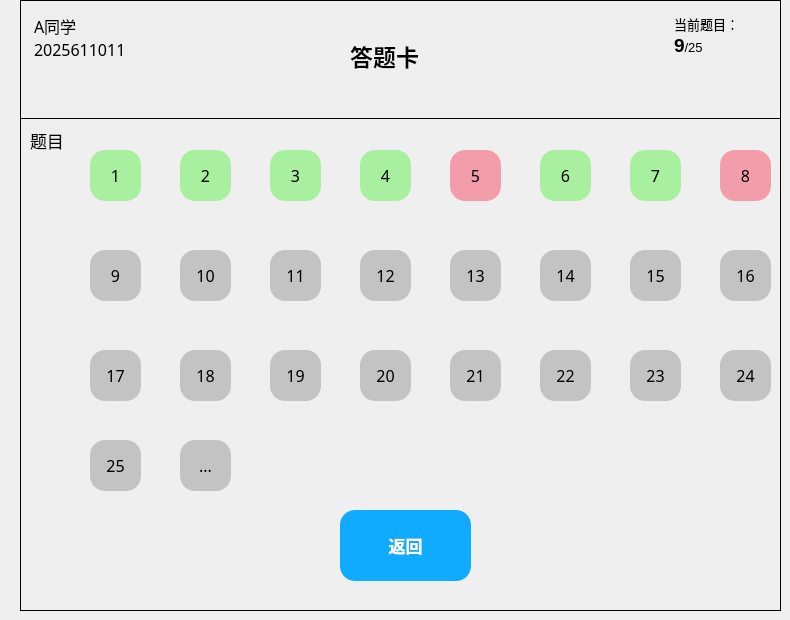
     <widget class="QWidget" name="page_10">
      <widget class="QFrame" name="frame_2">
       <property name="geometry">
        <rect>
         <x>20</x>
         <y>0</y>
         <width>761</width>
         <height>611</height>
        </rect>
       </property>
       <property name="sizePolicy">
        <sizepolicy hsizetype="Expanding" vsizetype="Expanding">
         <horstretch>0</horstretch>
         <verstretch>0</verstretch>
        </sizepolicy>
       </property>
       <property name="cursor">
        <cursorShape>ArrowCursor</cursorShape>
       </property>
       <property name="layoutDirection">
        <enum>Qt::LeftToRight</enum>
       </property>
       <property name="styleSheet">
        <string notr="true"/>
       </property>
       <property name="frameShape">
        <enum>QFrame::Panel</enum>
       </property>
       <property name="frameShadow">
        <enum>QFrame::Plain</enum>
       </property>
       <widget class="Line" name="line_2">
        <property name="geometry">
         <rect>
          <x>0</x>
          <y>110</y>
          <width>801</width>
          <height>16</height>
         </rect>
        </property>
        <property name="font">
         <font>
          <pointsize>4</pointsize>
         </font>
        </property>
        <property name="frameShadow">
         <enum>QFrame::Plain</enum>
        </property>
        <property name="orientation">
         <enum>Qt::Horizontal</enum>
        </property>
       </widget>
       <widget class="QTextBrowser" name="text_info_2">
        <property name="geometry">
         <rect>
          <x>10</x>
          <y>10</y>
          <width>171</width>
          <height>61</height>
         </rect>
        </property>
        <property name="font">
         <font>
          <family>微软雅黑</family>
          <pointsize>11</pointsize>
         </font>
        </property>
        <property name="styleSheet">
         <string notr="true">background-color: rgb(238, 238, 238);</string>
        </property>
        <property name="frameShape">
         <enum>QFrame::NoFrame</enum>
        </property>
        <property name="html">
         <string>&lt;!DOCTYPE HTML PUBLIC &quot;-//W3C//DTD HTML 4.0//EN&quot; &quot;http://www.w3.org/TR/REC-html40/strict.dtd&quot;&gt;
&lt;html&gt;&lt;head&gt;&lt;meta name=&quot;qrichtext&quot; content=&quot;1&quot; /&gt;&lt;meta charset=&quot;utf-8&quot; /&gt;&lt;style type=&quot;text/css&quot;&gt;
p, li { white-space: pre-wrap; }
hr { height: 1px; border-width: 0; }
li.unchecked::marker { content: &quot;\2610&quot;; }
li.checked::marker { content: &quot;\2612&quot;; }
&lt;/style&gt;&lt;/head&gt;&lt;body style=&quot; font-family:'微软雅黑'; font-size:11pt; font-weight:400; font-style:normal;&quot;&gt;
&lt;p style=&quot; margin-top:0px; margin-bottom:0px; margin-left:0px; margin-right:0px; -qt-block-indent:0; text-indent:0px;&quot;&gt;&lt;span style=&quot; font-family:'SimSun'; font-size:12pt;&quot;&gt;A同学&lt;/span&gt;&lt;/p&gt;
&lt;p style=&quot; margin-top:0px; margin-bottom:0px; margin-left:0px; margin-right:0px; -qt-block-indent:0; text-indent:0px;&quot;&gt;&lt;span style=&quot; font-family:'SimSun'; font-size:12pt;&quot;&gt;2025611011&lt;/span&gt;&lt;/p&gt;&lt;/body&gt;&lt;/html&gt;</string>
        </property>
       </widget>
       <widget class="QTextBrowser" name="exercise_current_2">
        <property name="geometry">
         <rect>
          <x>650</x>
          <y>10</y>
          <width>101</width>
          <height>81</height>
         </rect>
        </property>
        <property name="font">
         <font>
          <pointsize>9</pointsize>
         </font>
        </property>
        <property name="styleSheet">
         <string notr="true">background-color: rgb(238, 238, 238);</string>
        </property>
        <property name="frameShape">
         <enum>QFrame::NoFrame</enum>
        </property>
        <property name="html">
         <string>&lt;!DOCTYPE HTML PUBLIC &quot;-//W3C//DTD HTML 4.0//EN&quot; &quot;http://www.w3.org/TR/REC-html40/strict.dtd&quot;&gt;
&lt;html&gt;&lt;head&gt;&lt;meta name=&quot;qrichtext&quot; content=&quot;1&quot; /&gt;&lt;meta charset=&quot;utf-8&quot; /&gt;&lt;style type=&quot;text/css&quot;&gt;
p, li { white-space: pre-wrap; }
hr { height: 1px; border-width: 0; }
li.unchecked::marker { content: &quot;\2610&quot;; }
li.checked::marker { content: &quot;\2612&quot;; }
&lt;/style&gt;&lt;/head&gt;&lt;body style=&quot; font-family:'Microsoft YaHei UI'; font-size:9pt; font-weight:400; font-style:normal;&quot;&gt;
&lt;p style=&quot; margin-top:0px; margin-bottom:0px; margin-left:0px; margin-right:0px; -qt-block-indent:0; text-indent:0px;&quot;&gt;&lt;span style=&quot; font-family:'SimSun'; font-size:10pt;&quot;&gt;当前题目：&lt;/span&gt;&lt;/p&gt;
&lt;p style=&quot; margin-top:0px; margin-bottom:0px; margin-left:0px; margin-right:0px; -qt-block-indent:0; text-indent:0px;&quot;&gt;&lt;span style=&quot; font-family:'SimSun'; font-size:14pt; font-weight:600;&quot;&gt;9&lt;/span&gt;&lt;span style=&quot; font-family:'SimSun'; font-size:10pt;&quot;&gt;/25&lt;/span&gt;&lt;/p&gt;
&lt;p style=&quot;-qt-paragraph-type:empty; margin-top:0px; margin-bottom:0px; margin-left:0px; margin-right:0px; -qt-block-indent:0; text-indent:0px; font-family:'SimSun';&quot;&gt;&lt;br /&gt;&lt;/p&gt;&lt;/body&gt;&lt;/html&gt;</string>
        </property>
       </widget>
       <widget class="QPushButton" name="exercise_Q1_2">
        <property name="geometry">
         <rect>
          <x>70</x>
          <y>150</y>
          <width>51</width>
          <height>51</height>
         </rect>
        </property>
        <property name="font">
         <font>
          <family>微软雅黑</family>
          <pointsize>12</pointsize>
         </font>
        </property>
        <property name="styleSheet">
         <string notr="true">QPushButton{
background-color: rgb(168, 239, 160);
border-radius:15px
}
QPushButton:hover{
	background-color: rgb(217, 217, 217);
	border-radius:15px
}
QPushButton:pressed{
	padding-left:5px;
	padding-top:5px;
}</string>
        </property>
        <property name="text">
         <string>1</string>
        </property>
       </widget>
       <widget class="QLabel" name="label_title_2">
        <property name="geometry">
         <rect>
          <x>10</x>
          <y>120</y>
          <width>41</width>
          <height>41</height>
         </rect>
        </property>
        <property name="font">
         <font>
          <family>微软雅黑</family>
          <pointsize>13</pointsize>
         </font>
        </property>
        <property name="styleSheet">
         <string notr="true">border-bottom-left-radius:15px

</string>
        </property>
        <property name="frameShape">
         <enum>QFrame::WinPanel</enum>
        </property>
        <property name="frameShadow">
         <enum>QFrame::Sunken</enum>
        </property>
        <property name="text">
         <string>题目</string>
        </property>
       </widget>
       <widget class="QPushButton" name="exercise_Q2_2">
        <property name="geometry">
         <rect>
          <x>160</x>
          <y>150</y>
          <width>51</width>
          <height>51</height>
         </rect>
        </property>
        <property name="font">
         <font>
          <family>微软雅黑</family>
          <pointsize>12</pointsize>
         </font>
        </property>
        <property name="styleSheet">
         <string notr="true">QPushButton{
background-color: rgb(168, 239, 160);
border-radius:15px
}
QPushButton:hover{
	background-color: rgb(217, 217, 217);
	border-radius:15px
}
QPushButton:pressed{
	padding-left:5px;
	padding-top:5px;
}</string>
        </property>
        <property name="text">
         <string>2</string>
        </property>
       </widget>
       <widget class="QPushButton" name="exercise_Q5_2">
        <property name="geometry">
         <rect>
          <x>430</x>
          <y>150</y>
          <width>51</width>
          <height>51</height>
         </rect>
        </property>
        <property name="font">
         <font>
          <family>微软雅黑</family>
          <pointsize>12</pointsize>
         </font>
        </property>
        <property name="styleSheet">
         <string notr="true">QPushButton{
border-radius:15px;
background-color: rgb(244, 157, 170);
}
QPushButton:hover{
	background-color: rgb(217, 217, 217);
	border-radius:15px
}
QPushButton:pressed{
	padding-left:5px;
	padding-top:5px;
}</string>
        </property>
        <property name="text">
         <string>5</string>
        </property>
       </widget>
       <widget class="QPushButton" name="exercise_Q4_2">
        <property name="geometry">
         <rect>
          <x>340</x>
          <y>150</y>
          <width>51</width>
          <height>51</height>
         </rect>
        </property>
        <property name="font">
         <font>
          <family>微软雅黑</family>
          <pointsize>12</pointsize>
         </font>
        </property>
        <property name="styleSheet">
         <string notr="true">QPushButton{
background-color: rgb(168, 239, 160);
border-radius:15px
}
QPushButton:hover{
	background-color: rgb(217, 217, 217);
	border-radius:15px
}
QPushButton:pressed{
	padding-left:5px;
	padding-top:5px;
}</string>
        </property>
        <property name="text">
         <string>4</string>
        </property>
       </widget>
       <widget class="QPushButton" name="exercise_Q3_2">
        <property name="geometry">
         <rect>
          <x>250</x>
          <y>150</y>
          <width>51</width>
          <height>51</height>
         </rect>
        </property>
        <property name="font">
         <font>
          <family>微软雅黑</family>
          <pointsize>12</pointsize>
         </font>
        </property>
        <property name="styleSheet">
         <string notr="true">QPushButton{
background-color: rgb(168, 239, 160);
border-radius:15px
}
QPushButton:hover{
	background-color: rgb(217, 217, 217);
	border-radius:15px
}
QPushButton:pressed{
	padding-left:5px;
	padding-top:5px;
}</string>
        </property>
        <property name="text">
         <string>3</string>
        </property>
       </widget>
       <widget class="QPushButton" name="exercise_Q7_2">
        <property name="geometry">
         <rect>
          <x>610</x>
          <y>150</y>
          <width>51</width>
          <height>51</height>
         </rect>
        </property>
        <property name="font">
         <font>
          <family>微软雅黑</family>
          <pointsize>12</pointsize>
         </font>
        </property>
        <property name="styleSheet">
         <string notr="true">QPushButton{
background-color: rgb(168, 239, 160);
border-radius:15px
}
QPushButton:hover{
	background-color: rgb(217, 217, 217);
	border-radius:15px
}
QPushButton:pressed{
	padding-left:5px;
	padding-top:5px;
}</string>
        </property>
        <property name="text">
         <string>7</string>
        </property>
       </widget>
       <widget class="QPushButton" name="exercise_Q10_2">
        <property name="geometry">
         <rect>
          <x>160</x>
          <y>250</y>
          <width>51</width>
          <height>51</height>
         </rect>
        </property>
        <property name="font">
         <font>
          <family>微软雅黑</family>
          <pointsize>12</pointsize>
         </font>
        </property>
        <property name="styleSheet">
         <string notr="true">QPushButton{
background-color: rgb(195, 195, 195);
border-radius:15px}
QPushButton:pressed{
	padding-left:5px;
	padding-top:5px;
}
QPushButton:hover{
	background-color: rgb(217, 217, 217);
	border-radius:15px
}</string>
        </property>
        <property name="text">
         <string>10</string>
        </property>
       </widget>
       <widget class="QPushButton" name="exercise_Q9_2">
        <property name="geometry">
         <rect>
          <x>70</x>
          <y>250</y>
          <width>51</width>
          <height>51</height>
         </rect>
        </property>
        <property name="font">
         <font>
          <family>微软雅黑</family>
          <pointsize>12</pointsize>
         </font>
        </property>
        <property name="styleSheet">
         <string notr="true">QPushButton{
background-color: rgb(195, 195, 195);
border-radius:15px}
QPushButton:pressed{
	padding-left:5px;
	padding-top:5px;
}
QPushButton:hover{
	background-color: rgb(217, 217, 217);
	border-radius:15px
}</string>
        </property>
        <property name="text">
         <string>9</string>
        </property>
       </widget>
       <widget class="QPushButton" name="exercise_Q8_2">
        <property name="geometry">
         <rect>
          <x>700</x>
          <y>150</y>
          <width>51</width>
          <height>51</height>
         </rect>
        </property>
        <property name="font">
         <font>
          <family>微软雅黑</family>
          <pointsize>12</pointsize>
         </font>
        </property>
        <property name="styleSheet">
         <string notr="true">QPushButton{
border-radius:15px;
background-color: rgb(244, 157, 170);
}
QPushButton:hover{
	background-color: rgb(217, 217, 217);
	border-radius:15px
}
QPushButton:pressed{
	padding-left:5px;
	padding-top:5px;
}</string>
        </property>
        <property name="text">
         <string>8</string>
        </property>
       </widget>
       <widget class="QPushButton" name="exercise_Q6_2">
        <property name="geometry">
         <rect>
          <x>520</x>
          <y>150</y>
          <width>51</width>
          <height>51</height>
         </rect>
        </property>
        <property name="font">
         <font>
          <family>微软雅黑</family>
          <pointsize>12</pointsize>
         </font>
        </property>
        <property name="styleSheet">
         <string notr="true">QPushButton{
background-color: rgb(168, 239, 160);
border-radius:15px
}
QPushButton:hover{
	background-color: rgb(217, 217, 217);
	border-radius:15px
}
QPushButton:pressed{
	padding-left:5px;
	padding-top:5px;
}</string>
        </property>
        <property name="text">
         <string>6</string>
        </property>
       </widget>
       <widget class="QLabel" name="label_answersheet_2">
        <property name="geometry">
         <rect>
          <x>330</x>
          <y>30</y>
          <width>111</width>
          <height>51</height>
         </rect>
        </property>
        <property name="font">
         <font>
          <family>微软雅黑</family>
          <pointsize>17</pointsize>
          <bold>true</bold>
         </font>
        </property>
        <property name="text">
         <string>答题卡</string>
        </property>
       </widget>
       <widget class="QPushButton" name="exercise_Qmore_2">
        <property name="geometry">
         <rect>
          <x>160</x>
          <y>440</y>
          <width>51</width>
          <height>51</height>
         </rect>
        </property>
        <property name="font">
         <font>
          <family>微软雅黑</family>
          <pointsize>12</pointsize>
         </font>
        </property>
        <property name="styleSheet">
         <string notr="true">QPushButton{
background-color: rgb(195, 195, 195);
border-radius:15px}
QPushButton:hover{
	background-color: rgb(217, 217, 217);
	border-radius:15px
}
QPushButton:pressed{
	padding-left:5px;
	padding-top:5px;
}</string>
        </property>
        <property name="text">
         <string>...</string>
        </property>
       </widget>
       <widget class="QPushButton" name="exercise_Q11_2">
        <property name="geometry">
         <rect>
          <x>250</x>
          <y>250</y>
          <width>51</width>
          <height>51</height>
         </rect>
        </property>
        <property name="font">
         <font>
          <family>微软雅黑</family>
          <pointsize>12</pointsize>
         </font>
        </property>
        <property name="styleSheet">
         <string notr="true">QPushButton{
background-color: rgb(195, 195, 195);
border-radius:15px}
QPushButton:pressed{
	padding-left:5px;
	padding-top:5px;
}
QPushButton:hover{
	background-color: rgb(217, 217, 217);
	border-radius:15px
}</string>
        </property>
        <property name="text">
         <string>11</string>
        </property>
       </widget>
       <widget class="QPushButton" name="exercise_Q12_2">
        <property name="geometry">
         <rect>
          <x>340</x>
          <y>250</y>
          <width>51</width>
          <height>51</height>
         </rect>
        </property>
        <property name="font">
         <font>
          <family>微软雅黑</family>
          <pointsize>12</pointsize>
         </font>
        </property>
        <property name="styleSheet">
         <string notr="true">QPushButton{
background-color: rgb(195, 195, 195);
border-radius:15px}
QPushButton:pressed{
	padding-left:5px;
	padding-top:5px;
}
QPushButton:hover{
	background-color: rgb(217, 217, 217);
	border-radius:15px
}</string>
        </property>
        <property name="text">
         <string>12</string>
        </property>
       </widget>
       <widget class="QPushButton" name="exercise_Q17_2">
        <property name="geometry">
         <rect>
          <x>70</x>
          <y>350</y>
          <width>51</width>
          <height>51</height>
         </rect>
        </property>
        <property name="font">
         <font>
          <family>微软雅黑</family>
          <pointsize>12</pointsize>
         </font>
        </property>
        <property name="styleSheet">
         <string notr="true">QPushButton{
background-color: rgb(195, 195, 195);
border-radius:15px}
QPushButton:pressed{
	padding-left:5px;
	padding-top:5px;
}
QPushButton:hover{
	background-color: rgb(217, 217, 217);
	border-radius:15px
}</string>
        </property>
        <property name="text">
         <string>17</string>
        </property>
       </widget>
       <widget class="QPushButton" name="exercise_Q18_2">
        <property name="geometry">
         <rect>
          <x>160</x>
          <y>350</y>
          <width>51</width>
          <height>51</height>
         </rect>
        </property>
        <property name="font">
         <font>
          <family>微软雅黑</family>
          <pointsize>12</pointsize>
         </font>
        </property>
        <property name="styleSheet">
         <string notr="true">QPushButton{
background-color: rgb(195, 195, 195);
border-radius:15px}
QPushButton:pressed{
	padding-left:5px;
	padding-top:5px;
}
QPushButton:hover{
	background-color: rgb(217, 217, 217);
	border-radius:15px
}</string>
        </property>
        <property name="text">
         <string>18</string>
        </property>
       </widget>
       <widget class="QPushButton" name="exercise_Q19_2">
        <property name="geometry">
         <rect>
          <x>250</x>
          <y>350</y>
          <width>51</width>
          <height>51</height>
         </rect>
        </property>
        <property name="font">
         <font>
          <family>微软雅黑</family>
          <pointsize>12</pointsize>
         </font>
        </property>
        <property name="styleSheet">
         <string notr="true">QPushButton{
background-color: rgb(195, 195, 195);
border-radius:15px}
QPushButton:pressed{
	padding-left:5px;
	padding-top:5px;
}
QPushButton:hover{
	background-color: rgb(217, 217, 217);
	border-radius:15px
}</string>
        </property>
        <property name="text">
         <string>19</string>
        </property>
       </widget>
       <widget class="QPushButton" name="exercise_Q14_2">
        <property name="geometry">
         <rect>
          <x>520</x>
          <y>250</y>
          <width>51</width>
          <height>51</height>
         </rect>
        </property>
        <property name="font">
         <font>
          <family>微软雅黑</family>
          <pointsize>12</pointsize>
         </font>
        </property>
        <property name="styleSheet">
         <string notr="true">QPushButton{
background-color: rgb(195, 195, 195);
border-radius:15px}
QPushButton:pressed{
	padding-left:5px;
	padding-top:5px;
}
QPushButton:hover{
	background-color: rgb(217, 217, 217);
	border-radius:15px
}</string>
        </property>
        <property name="text">
         <string>14</string>
        </property>
       </widget>
       <widget class="QPushButton" name="exercise_Q13_2">
        <property name="geometry">
         <rect>
          <x>430</x>
          <y>250</y>
          <width>51</width>
          <height>51</height>
         </rect>
        </property>
        <property name="font">
         <font>
          <family>微软雅黑</family>
          <pointsize>12</pointsize>
         </font>
        </property>
        <property name="styleSheet">
         <string notr="true">QPushButton{
background-color: rgb(195, 195, 195);
border-radius:15px}
QPushButton:pressed{
	padding-left:5px;
	padding-top:5px;
}
QPushButton:hover{
	background-color: rgb(217, 217, 217);
	border-radius:15px
}</string>
        </property>
        <property name="text">
         <string>13</string>
        </property>
       </widget>
       <widget class="QPushButton" name="exercise_Q22_2">
        <property name="geometry">
         <rect>
          <x>520</x>
          <y>350</y>
          <width>51</width>
          <height>51</height>
         </rect>
        </property>
        <property name="font">
         <font>
          <family>微软雅黑</family>
          <pointsize>12</pointsize>
         </font>
        </property>
        <property name="styleSheet">
         <string notr="true">QPushButton{
background-color: rgb(195, 195, 195);
border-radius:15px}
QPushButton:pressed{
	padding-left:5px;
	padding-top:5px;
}
QPushButton:hover{
	background-color: rgb(217, 217, 217);
	border-radius:15px
}</string>
        </property>
        <property name="text">
         <string>22</string>
        </property>
       </widget>
       <widget class="QPushButton" name="exercise_Q21_2">
        <property name="geometry">
         <rect>
          <x>430</x>
          <y>350</y>
          <width>51</width>
          <height>51</height>
         </rect>
        </property>
        <property name="font">
         <font>
          <family>微软雅黑</family>
          <pointsize>12</pointsize>
         </font>
        </property>
        <property name="styleSheet">
         <string notr="true">QPushButton{
background-color: rgb(195, 195, 195);
border-radius:15px}
QPushButton:pressed{
	padding-left:5px;
	padding-top:5px;
}
QPushButton:hover{
	background-color: rgb(217, 217, 217);
	border-radius:15px
}</string>
        </property>
        <property name="text">
         <string>21</string>
        </property>
       </widget>
       <widget class="QPushButton" name="exercise_Q20_2">
        <property name="geometry">
         <rect>
          <x>340</x>
          <y>350</y>
          <width>51</width>
          <height>51</height>
         </rect>
        </property>
        <property name="font">
         <font>
          <family>微软雅黑</family>
          <pointsize>12</pointsize>
         </font>
        </property>
        <property name="styleSheet">
         <string notr="true">QPushButton{
background-color: rgb(195, 195, 195);
border-radius:15px}
QPushButton:pressed{
	padding-left:5px;
	padding-top:5px;
}
QPushButton:hover{
	background-color: rgb(217, 217, 217);
	border-radius:15px
}</string>
        </property>
        <property name="text">
         <string>20</string>
        </property>
       </widget>
       <widget class="QPushButton" name="exercise_Q16_2">
        <property name="geometry">
         <rect>
          <x>700</x>
          <y>250</y>
          <width>51</width>
          <height>51</height>
         </rect>
        </property>
        <property name="font">
         <font>
          <family>微软雅黑</family>
          <pointsize>12</pointsize>
         </font>
        </property>
        <property name="styleSheet">
         <string notr="true">QPushButton{
background-color: rgb(195, 195, 195);
border-radius:15px}
QPushButton:pressed{
	padding-left:5px;
	padding-top:5px;
}
QPushButton:hover{
	background-color: rgb(217, 217, 217);
	border-radius:15px
}</string>
        </property>
        <property name="text">
         <string>16</string>
        </property>
       </widget>
       <widget class="QPushButton" name="exercise_Q15_2">
        <property name="geometry">
         <rect>
          <x>610</x>
          <y>250</y>
          <width>51</width>
          <height>51</height>
         </rect>
        </property>
        <property name="font">
         <font>
          <family>微软雅黑</family>
          <pointsize>12</pointsize>
         </font>
        </property>
        <property name="styleSheet">
         <string notr="true">QPushButton{
background-color: rgb(195, 195, 195);
border-radius:15px}
QPushButton:pressed{
	padding-left:5px;
	padding-top:5px;
}
QPushButton:hover{
	background-color: rgb(217, 217, 217);
	border-radius:15px
}</string>
        </property>
        <property name="text">
         <string>15</string>
        </property>
       </widget>
       <widget class="QPushButton" name="exercise_Q23_2">
        <property name="geometry">
         <rect>
          <x>610</x>
          <y>350</y>
          <width>51</width>
          <height>51</height>
         </rect>
        </property>
        <property name="font">
         <font>
          <family>微软雅黑</family>
          <pointsize>12</pointsize>
         </font>
        </property>
        <property name="styleSheet">
         <string notr="true">QPushButton{
background-color: rgb(195, 195, 195);
border-radius:15px}
QPushButton:pressed{
	padding-left:5px;
	padding-top:5px;
}
QPushButton:hover{
	background-color: rgb(217, 217, 217);
	border-radius:15px
}</string>
        </property>
        <property name="text">
         <string>23</string>
        </property>
       </widget>
       <widget class="QPushButton" name="exercise_Q25_2">
        <property name="geometry">
         <rect>
          <x>70</x>
          <y>440</y>
          <width>51</width>
          <height>51</height>
         </rect>
        </property>
        <property name="font">
         <font>
          <family>微软雅黑</family>
          <pointsize>12</pointsize>
         </font>
        </property>
        <property name="styleSheet">
         <string notr="true">QPushButton{
background-color: rgb(195, 195, 195);
border-radius:15px}
QPushButton:pressed{
	padding-left:5px;
	padding-top:5px;
}
QPushButton:hover{
	background-color: rgb(217, 217, 217);
	border-radius:15px
}</string>
        </property>
        <property name="text">
         <string>25</string>
        </property>
       </widget>
       <widget class="QPushButton" name="exercise_Q24_2">
        <property name="geometry">
         <rect>
          <x>700</x>
          <y>350</y>
          <width>51</width>
          <height>51</height>
         </rect>
        </property>
        <property name="font">
         <font>
          <family>微软雅黑</family>
          <pointsize>12</pointsize>
         </font>
        </property>
        <property name="styleSheet">
         <string notr="true">QPushButton{
background-color: rgb(195, 195, 195);
border-radius:15px}
QPushButton:pressed{
	padding-left:5px;
	padding-top:5px;
}
QPushButton:hover{
	background-color: rgb(217, 217, 217);
	border-radius:15px
}</string>
        </property>
        <property name="text">
         <string>24</string>
        </property>
       </widget>
       <widget class="QPushButton" name="answer_sheet_back_2">
        <property name="geometry">
         <rect>
          <x>320</x>
          <y>510</y>
          <width>131</width>
          <height>71</height>
         </rect>
        </property>
        <property name="font">
         <font>
          <family>微软雅黑</family>
          <pointsize>13</pointsize>
          <bold>true</bold>
          <underline>false</underline>
         </font>
        </property>
        <property name="cursor">
         <cursorShape>PointingHandCursor</cursorShape>
        </property>
        <property name="styleSheet">
         <string notr="true">QPushButton{
	background-color: rgb(16, 171, 255);
	color: rgb(255, 255, 255);
	border-radius:15px

}
QPushButton:pressed{
	padding-left:5px;
	padding-top:5px;
}</string>
        </property>
        <property name="text">
         <string>返回</string>
        </property>
       </widget>
      </widget>
     </widget>
